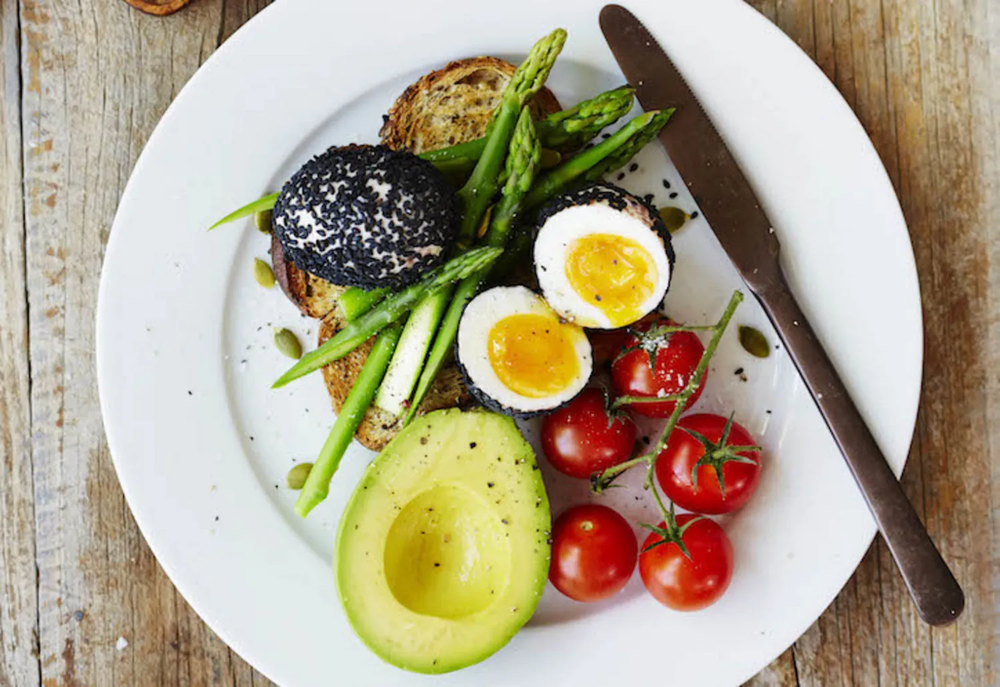
%> input picture Egg Detection/Plate1.png, 1000 x 687 px, shrunk from 1500 x 1031 before the run
$ octave --eval "A3_2584738(imread('Plate1.png'));"   (GNU Octave 9; MATLAB toolbox functions it lacks are replaced by stand-ins)
%> lines starting %> are read from the running program, lines starting %| are printed output that depends on the picture; in (x1, y1, x2, y2) boxes, pixels count from 0 and x2, y2 are one past the last pixel; in counts of white or black regions, pixels touching at a corner belong together; the program's own positions count from 1
### A3_2584738.m
% [53 lines left out: function A3_2584738, not called in this run]

### Egg Detection/sourceCode.m
function A3_2584738(Image)

    segmentedIm = Segmentation(Image);
%> in Segmentation, `yellow_mask = Image(:,:,1) > 220 & Image(:,:,2) > 150 & Image(:,:,3) <..`:
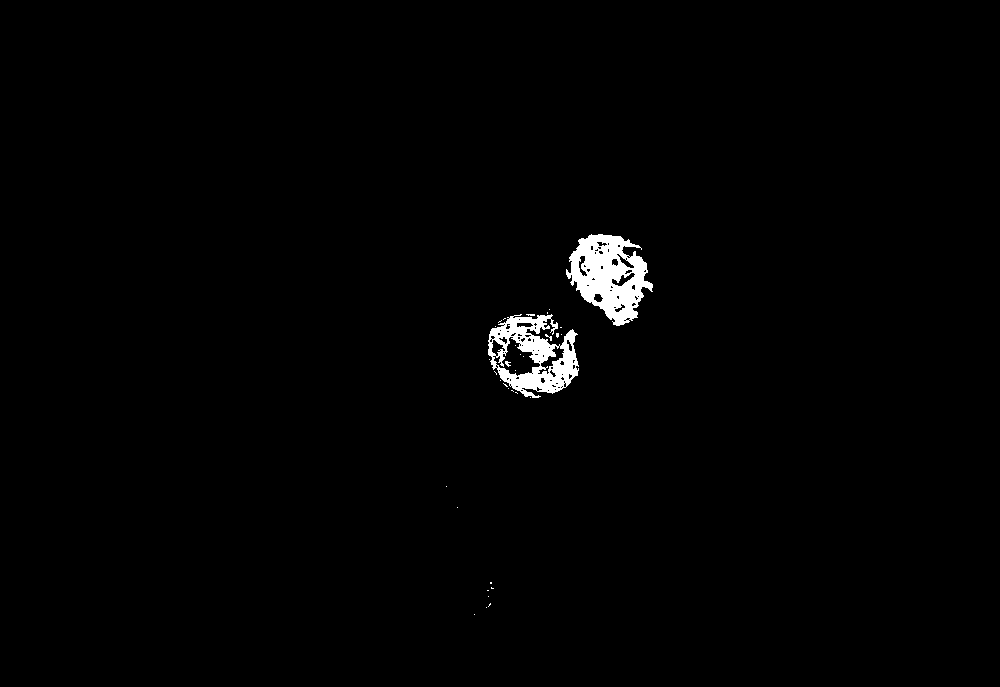
%> yellow_mask: size 687x1000 logical; 1.2% white; 34 white regions (31 under 20 px), largest, box (x1, y1, x2, y2) and area: (566, 234, 653, 326) 4486, (488, 314, 579, 398) 3743, (505, 361, 511, 367) 20
%> in Segmentation, `closedIm = imclose(yellow_mask,SE_forClose);`:
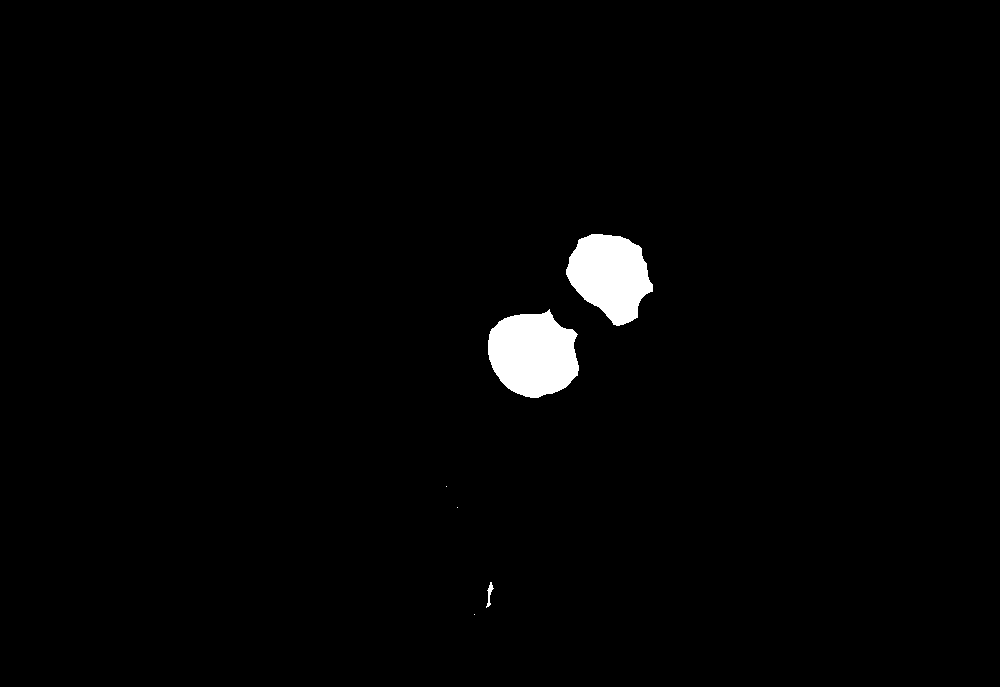
%> closedIm: size 687x1000 logical; 1.7% white; 6 white regions (3 under 20 px), largest, box (x1, y1, x2, y2) and area: (488, 309, 579, 398) 6075, (566, 234, 653, 326) 5426, (486, 582, 494, 608) 78
%> in Segmentation, `openedIm = imopen(closedIm,SE_forOpen);`: openedIm: size 687x1000 logical; 1.6% white; 2 white regions, box (x1, y1, x2, y2) and area: (488, 314, 578, 397) 5934, (567, 234, 649, 320) 5167
%> in Segmentation, `segmentedIm= imerode(openedIm,SE);`:
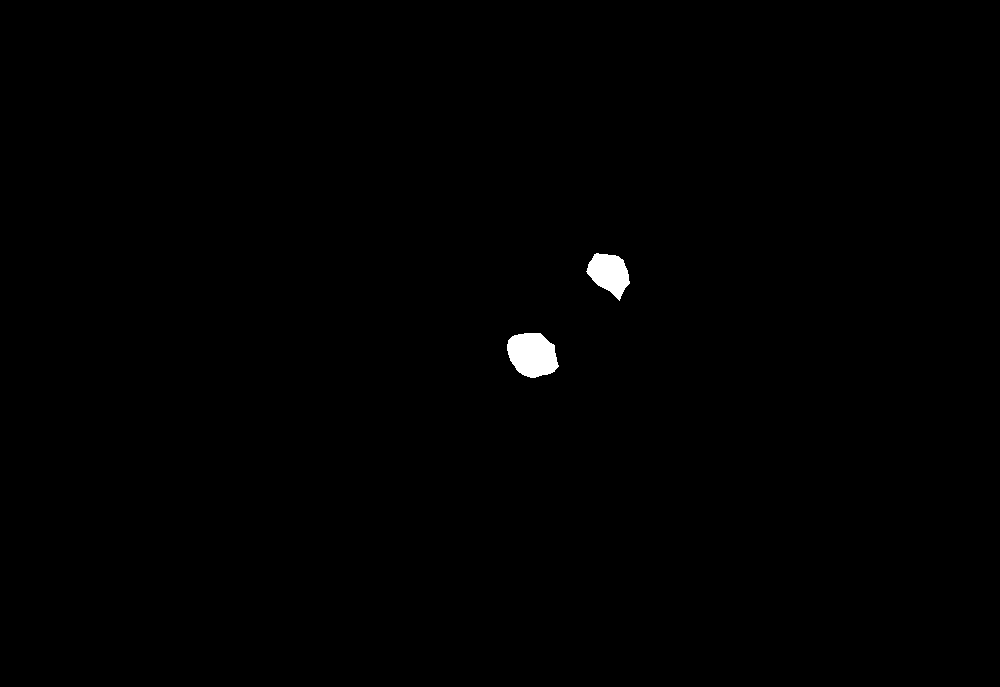
%> segmentedIm: size 687x1000 logical; 0.45% white; 2 white regions, box (x1, y1, x2, y2) and area: (507, 333, 559, 378) 1782, (586, 253, 630, 301) 1299

    num = counting(segmentedIm);
%> in counting, `C =  bwconncomp(segmentedIm,18);`: C = 2 connected components
%> in counting, `numOfHalfEggs = size(C.PixelIdxList,2);`: numOfHalfEggs = 2
%> in counting, `numEggs = numOfHalfEggs/2;`: numEggs = 1
%> num = 1

    figure;
    imshow(segmentedIm);title(num);

    % [43 lines left out: functions Segmentation, counting, not called in this run]
end

$ run again, on Egg Detection/Plate10.png
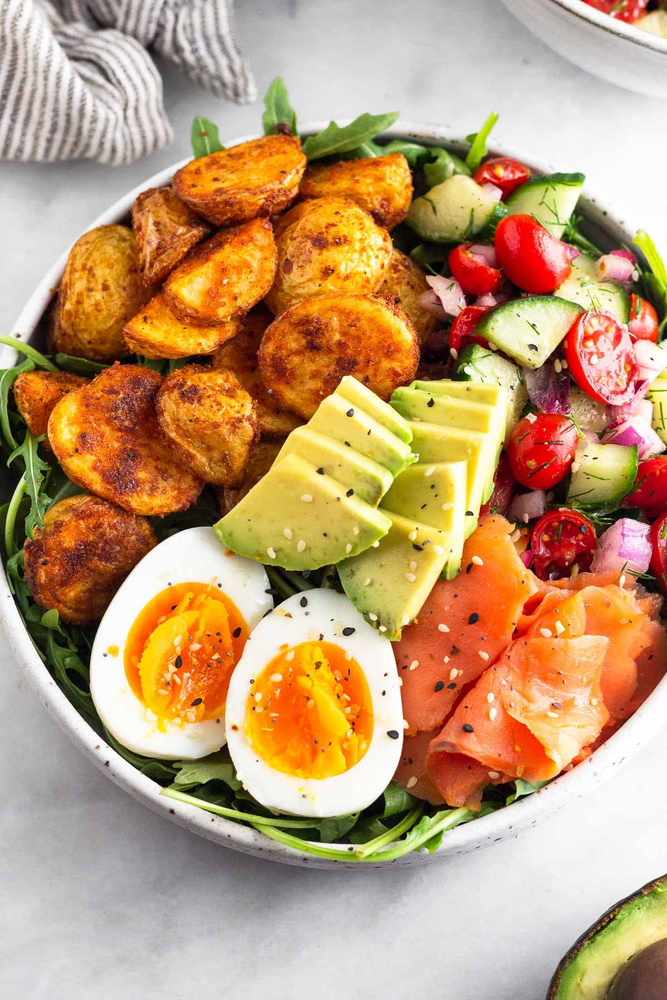
%> input picture Egg Detection/Plate10.png, 667 x 1000 px, shrunk from 1200 x 1800 before the run
%> in Segmentation, `yellow_mask = Image(:,:,1) > 220 & Image(:,:,2) > 150 & Image(:,:,3) <..`:
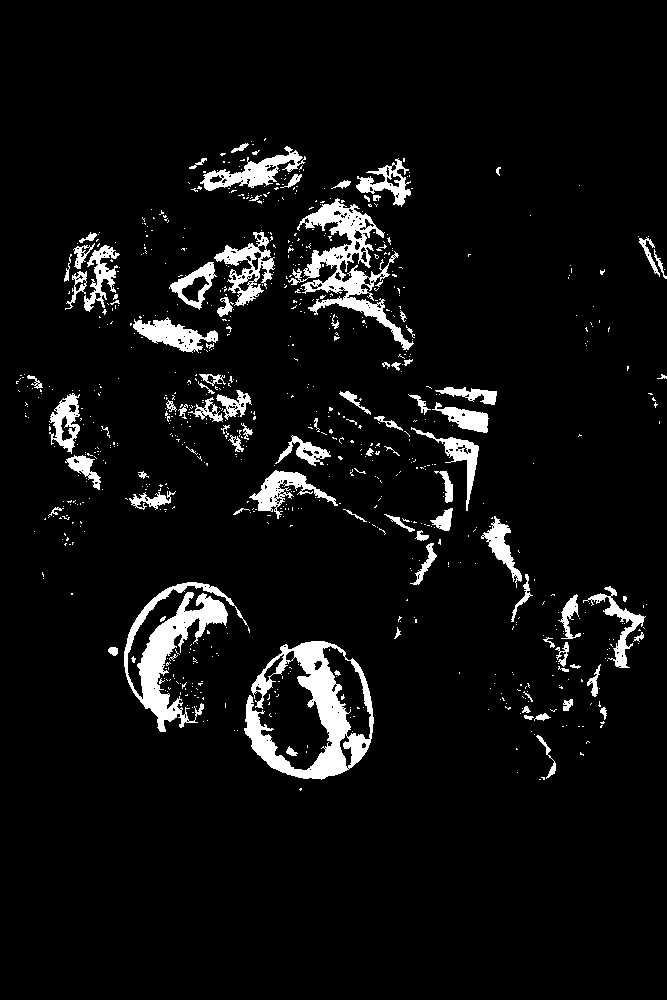
%> yellow_mask: size 1000x667 logical; 6.1% white; 821 white regions (724 under 20 px), largest, box (x1, y1, x2, y2) and area: (244, 641, 374, 780) 6750, (124, 582, 248, 732) 5148, (288, 198, 414, 350) 4819
%> closedIm: size 1000x667 logical; 16.3% white; 34 white regions (20 under 20 px), largest, box (x1, y1, x2, y2) and area: (64, 138, 415, 466) 41339, (233, 383, 647, 780) 34120, (108, 582, 374, 791) 23853
%> openedIm: size 1000x667 logical; 11.4% white; 9 white regions, largest, box (x1, y1, x2, y2) and area: (159, 175, 402, 435) 27136, (256, 388, 490, 521) 16432, (121, 582, 237, 727) 10843
%> in Segmentation, `segmentedIm= imerode(openedIm,SE);`:
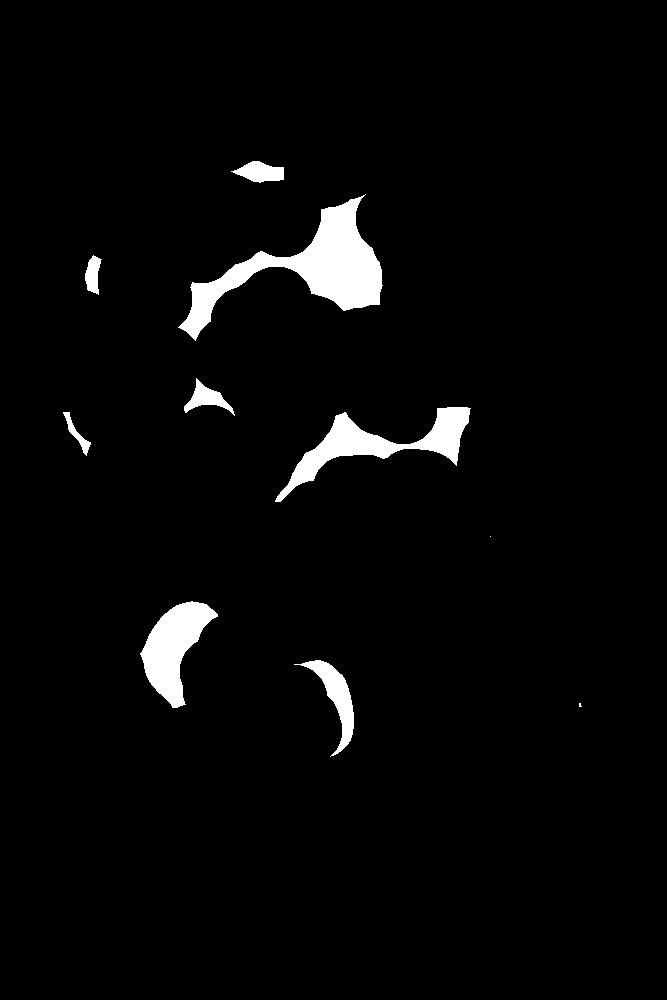
%> segmentedIm: size 1000x667 logical; 3.2% white; 10 white regions (2 under 20 px), largest, box (x1, y1, x2, y2) and area: (178, 194, 383, 341) 8713, (275, 407, 471, 502) 4783, (140, 601, 218, 708) 4033
%> C = 10 connected components
%> numOfHalfEggs = 10
%> numEggs = 5

$ run again, on Egg Detection/Plate5.png
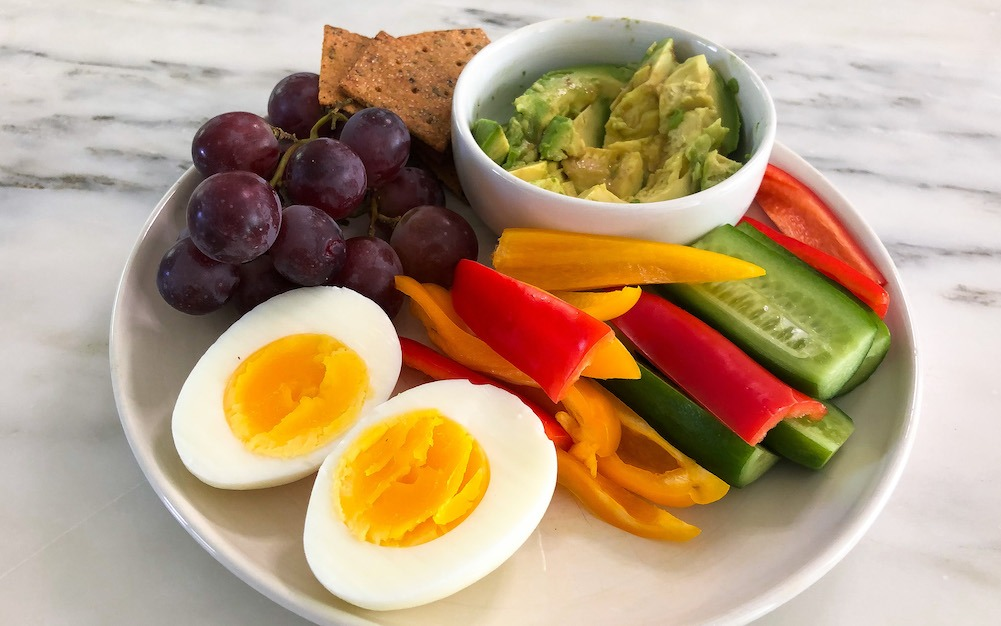
%> input picture Egg Detection/Plate5.png, 1001 x 626 px
%> in Segmentation, `yellow_mask = Image(:,:,1) > 220 & Image(:,:,2) > 150 & Image(:,:,3) <..`:
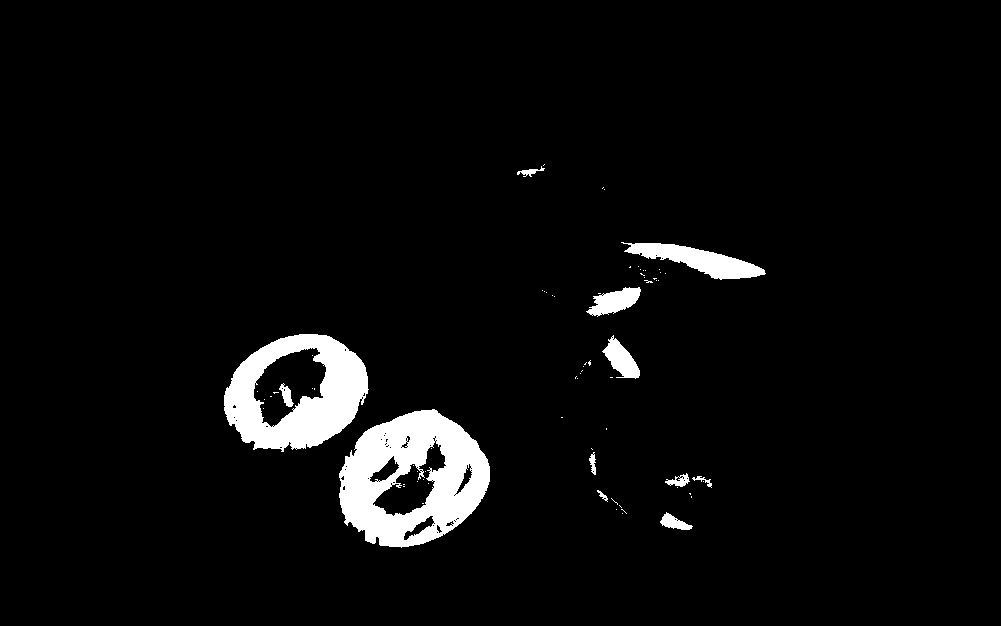
%> yellow_mask: size 626x1001 logical; 4.3% white; 73 white regions (61 under 20 px), largest, box (x1, y1, x2, y2) and area: (339, 409, 490, 548) 12618, (224, 334, 369, 452) 9350, (621, 242, 766, 280) 2353
%> closedIm: size 626x1001 logical; 5.6% white; 15 white regions (8 under 20 px), largest, box (x1, y1, x2, y2) and area: (224, 334, 490, 548) 27908, (586, 242, 766, 328) 4574, (575, 329, 640, 379) 1214
%> openedIm: size 626x1001 logical; 4.2% white; 1 white region, box (x1, y1, x2, y2) and area: (224, 349, 490, 547) 26117
%> in Segmentation, `segmentedIm= imerode(openedIm,SE);`:
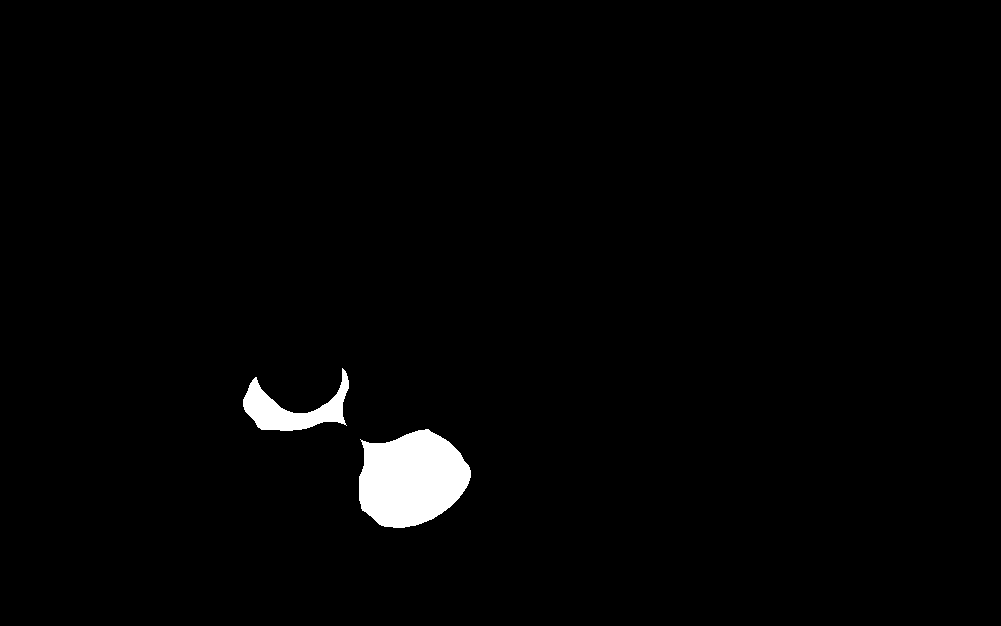
%> segmentedIm: size 626x1001 logical; 1.8% white; 2 white regions, box (x1, y1, x2, y2) and area: (359, 429, 471, 528) 8317, (243, 368, 349, 431) 2666
%> C = 2 connected components
%> numOfHalfEggs = 2
%> numEggs = 1
